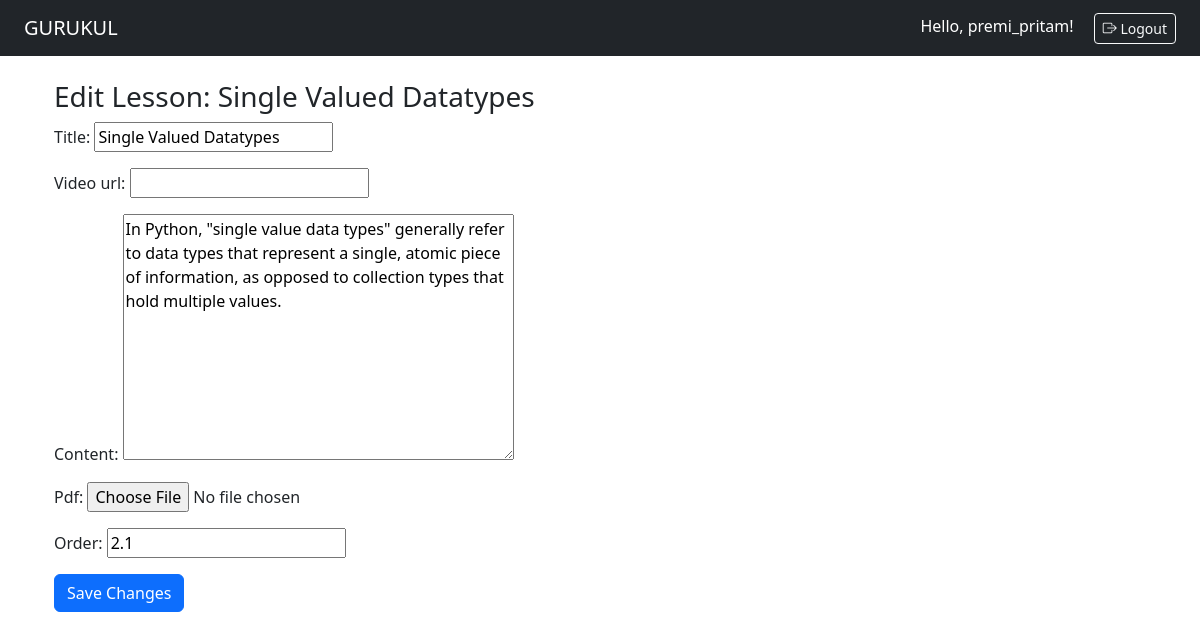
The app's page /courses/lesson/2/edit/ (signed in) with its own data.
### users/models.py (models this page shows, shortened)
class CustomUser(AbstractUser):
    is_student = models.BooleanField(default=False)
    is_instructor = models.BooleanField(default=False)
    email_verified = models.BooleanField(default=False)

### courses/models.py (models this page shows, shortened)
class Lesson(models.Model):
    module = models.ForeignKey(Module, on_delete=models.CASCADE, related_name='lessons')
    title = models.CharField(max_length=200)
    video_url = models.URLField(blank=True)
    content = models.TextField(blank=True)
    pdf = models.FileField(upload_to='lesson_files/', null=True, blank=True)
    order = models.FloatField()
    class Meta:
        ordering = ['order']

### courses/views.py (the view)
# urls.py: path('lesson/<int:lesson_id>/edit/', edit_lesson_view, name='edit_lesson'),
@login_required
def edit_lesson_view(request, lesson_id):
    lesson = get_object_or_404(Lesson, id=lesson_id, module__course__instructor=request.user)
    if request.method == 'POST':
        form = LessonForm(request.POST, request.FILES, instance=lesson)
        if form.is_valid():
            form.save()
            return redirect('courses:course_detail', course_id=lesson.module.course.id)
    else:
        form = LessonForm(instance=lesson)
    return render(request, 'courses/edit_lesson.html', {'form': form, 'lesson': lesson})

### courses/forms.py
class LessonForm(forms.ModelForm):
    class Meta:
        model = Lesson
        fields = ['title', 'video_url', 'content', 'pdf', 'order']

### templates/courses/edit_lesson.html (shortened to what this page needs)
{% extends 'base.html' %}
{% block content %}
<div class="container mt-4">
    <h3>Edit Lesson: {{ lesson.title }}</h3>
    <form method="POST" enctype="multipart/form-data">
        {{ form.as_p }}
        <button type="submit" class="btn btn-primary">Save Changes</button>
    </form>
</div>
{% endblock %}

### templates/base.html (shortened to what this page needs)
<!DOCTYPE html>
<html lang="en">
<head>
    <link href="https://cdn.jsdelivr.net/npm/bootstrap@5.3.3/dist/css/bootstrap.min.css" rel="stylesheet">
    <link rel="stylesheet" href="https://cdn.jsdelivr.net/npm/bootstrap-icons@1.10.5/font/bootstrap-icons.css">
</head>
<body>
    <nav class="navbar navbar-expand-lg navbar-dark bg-dark px-4">
    <a class="navbar-brand" href="/">GURUKUL</a>
    <div class="ms-auto">
        {% if request.user.is_authenticated %}
            <span class="navbar-text text-white me-3">
                Hello, {{ request.user.username }}!
            </span>
            <form method="POST" action="{% url 'users:logout' %}" style="display:inline;">
                <button type="submit" class="btn btn-outline-light btn-sm">
                    <i class="bi bi-box-arrow-right"></i> Logout
                </button>
            </form>
        {% else %}
            <a href="{% url 'users:login' %}" class="btn btn-outline-light btn-sm">
                <i class="bi bi-box-arrow-in-right"></i> Login
            </a>
        {% endif %}
    </div>
</nav>
    <div class="container mt-4">
        {% block content %}{% endblock %}
    </div>
</body>
</html>

### records on screen
CustomUser: user.username "premi_pritam"
Lesson: title "Single Valued Datatypes", content "In Python, \"single value data types\" generally refer to data types that represent a single, atomic piece of information, as opposed to collection types that hold multiple values.", order "2.1"
